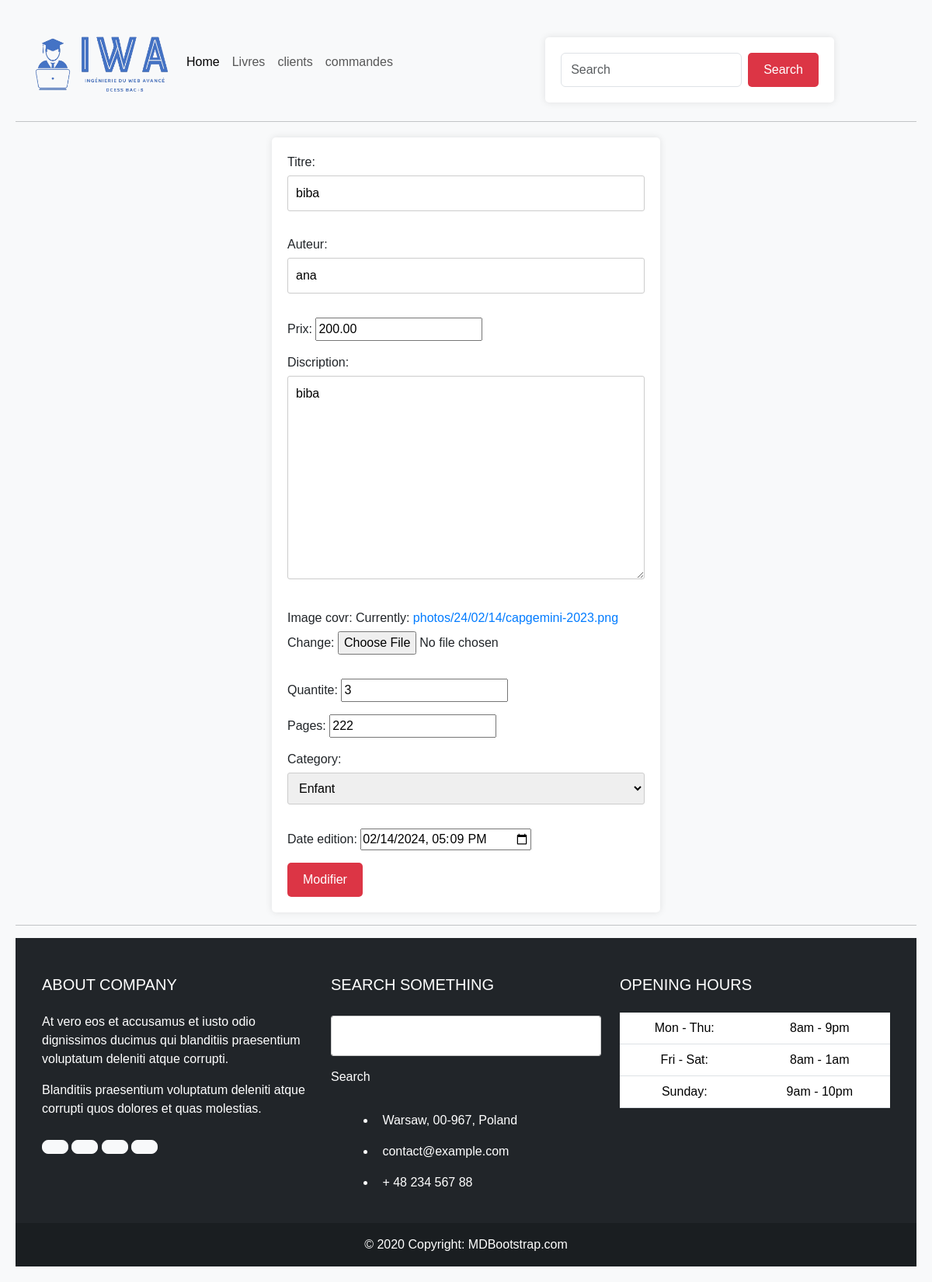
The app's page /livre/modifier_livre/4 with its own data.
### Livre/models.py (models this page shows, shortened)
class Livre(models.Model):
    CATEGORY = (
        ('Physique', 'Physique'),
        ('Mathématique', 'Mathématique'),
        ('Chimie', 'Chimie'),
        ('Science', 'Science'),
        ('Enfant', 'Enfant'),
        ('Informatique', 'Informatique')
    )
    titre = models.CharField(max_length=100)
    auteur = models.CharField(max_length=100)
    prix = models.DecimalField(max_digits=5, decimal_places=2)
    discription = models.TextField(null=True, blank=True)
    image_covr = models.ImageField(upload_to='photos/%y/%m/%d', null=True)
    quantite = models.IntegerField()
    pages = models.PositiveSmallIntegerField()
    category = models.CharField(max_length=190, null=True, choices=CATEGORY)
    date_edition = models.DateTimeField(default=datetime.now)

### Livre/views.py (the view)
# urls.py: path('modifier_livre/<int:id>', views.modifier_livre, name='modifier_livre'),
def modifier_livre(request, id):
    livre = get_object_or_404(Livre, id=id)
    if request.method == 'POST':
        form = LivreForm(request.POST, request.FILES, instance=livre)
        if form.is_valid():
            form.save()
            return redirect('livre')
    else:
        form = LivreForm(instance=livre)
    context = {'form': form}
    return render(request, 'livre/modifier_livre.html', context)

### Livre/forms.py
class LivreForm(ModelForm):
    class Meta:
        model=Livre
        fields='__all__'
        widgets = {
            'date_edition': DateTimeInput(attrs={'type': 'datetime-local'}, format='%Y-%m-%dT%H:%M'),
        }

### templates/livre/modifier_livre.html (shortened to what this page needs)
{%extends 'main.html'%}
{% block contenu%}
<form method="post" enctype="multipart/form-data">
    {{ form.as_p }}
    <button type="submit" class="btn btn-success">Modifier</button>
</form>
{%endblock%}

### static/css/main.css (style rules this page uses)
body { font-family: Arial, sans-serif; background-color: #f8f9fa; }
body { font-family: Arial, sans-serif; background-color: #f4f4f4; padding: 20px; }
form { background-color: #fff; padding: 20px; border-radius: 5px; box-shadow: 0 0 10px rgba(0,0,0,0.1); max-width: 500px; margin: 0 auto; }
input[type="text"], textarea, select { width: 100%; padding: 10px; margin-top: 5px; margin-bottom: 15px; border: 1px solid #ccc; border-radius: 3px; box-sizing: border-box; }
input[type="file"] { margin-top: 5px; margin-bottom: 15px; }
button[type="submit"] { background-color: #007bff; color: #fff; padding: 10px 20px; border: none; border-radius: 3px; cursor: pointer; }
body { font-family: Arial, sans-serif; background-color: #f8f9fa; padding: 20px; }
form { margin-top: 20px; }
button[type="submit"] { background-color: #dc3545; color: #fff; padding: 10px 20px; border: none; border-radius: 5px; cursor: pointer; }
a { color: #007bff; text-decoration: none; }

### records on screen
Livre: titre "biba", auteur "ana", prix "200.00", discription "biba", quantite "3", pages "222", category "Enfant", date_edition "02/14/2024 17:09"
